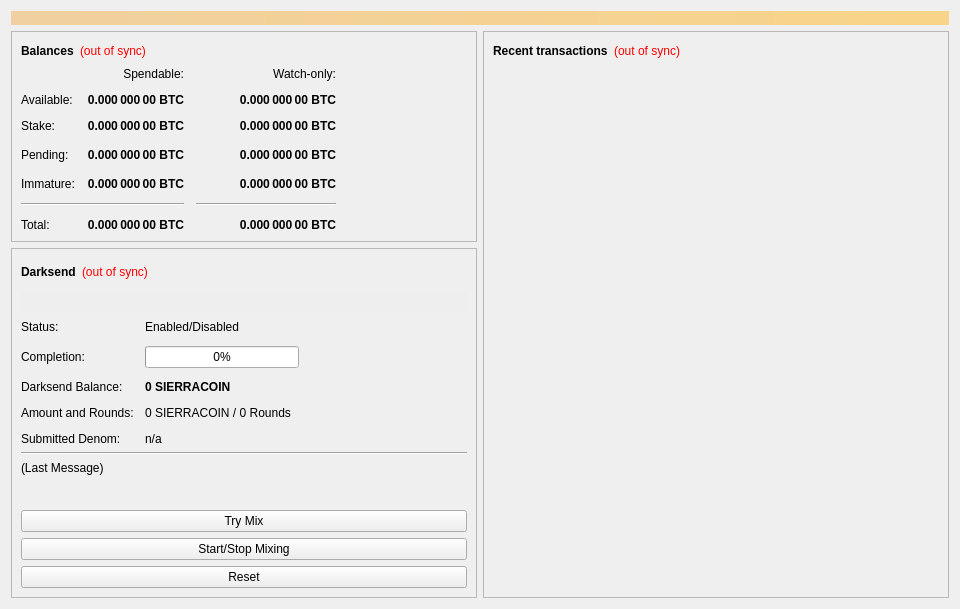
<?xml version="1.0" encoding="UTF-8"?>
<ui version="4.0">
 <class>OverviewPage</class>
 <widget class="QWidget" name="OverviewPage">
  <property name="geometry">
   <rect>
    <x>0</x>
    <y>0</y>
    <width>960</width>
    <height>594</height>
   </rect>
  </property>
  <property name="minimumSize">
   <size>
    <width>960</width>
    <height>0</height>
   </size>
  </property>
  <property name="windowTitle">
   <string>Form</string>
  </property>
  <layout class="QVBoxLayout" name="topLayout">
   <item>
    <widget class="QLabel" name="labelAlerts">
     <property name="visible">
      <bool>false</bool>
     </property>
     <property name="styleSheet">
      <string notr="true">background-color: qlineargradient(x1: 0, y1: 0, x2: 1, y2: 0, stop:0 #F0D0A0, stop:1 #F8D488); color:#000000;</string>
     </property>
     <property name="wordWrap">
      <bool>true</bool>
     </property>
     <property name="margin">
      <number>3</number>
     </property>
    </widget>
   </item>
   <item>
    <layout class="QHBoxLayout" name="horizontalLayout" stretch="1,1">
     <item>
      <layout class="QVBoxLayout" name="verticalLayout_2">
       <item>
        <widget class="QFrame" name="frame">
         <property name="frameShape">
          <enum>QFrame::StyledPanel</enum>
         </property>
         <property name="frameShadow">
          <enum>QFrame::Raised</enum>
         </property>
         <layout class="QVBoxLayout" name="verticalLayout_4">
          <item>
           <layout class="QHBoxLayout" name="horizontalLayout_4">
            <item>
             <widget class="QLabel" name="label_5">
              <property name="font">
               <font>
                <weight>75</weight>
                <bold>true</bold>
               </font>
              </property>
              <property name="text">
               <string>Balances</string>
              </property>
             </widget>
            </item>
            <item>
             <widget class="QLabel" name="labelWalletStatus">
              <property name="cursor">
               <cursorShape>WhatsThisCursor</cursorShape>
              </property>
              <property name="toolTip">
               <string>The displayed information may be out of date. Your wallet automatically synchronizes with the Pure network after a connection is established, but this process has not completed yet.</string>
              </property>
              <property name="styleSheet">
               <string notr="true">QLabel { color: red; }</string>
              </property>
              <property name="text">
               <string notr="true">(out of sync)</string>
              </property>
              <property name="alignment">
               <set>Qt::AlignLeading|Qt::AlignLeft|Qt::AlignVCenter</set>
              </property>
             </widget>
            </item>
            <item>
             <spacer name="horizontalSpacer_3">
              <property name="orientation">
               <enum>Qt::Horizontal</enum>
              </property>
              <property name="sizeHint" stdset="0">
               <size>
                <width>40</width>
                <height>20</height>
               </size>
              </property>
             </spacer>
            </item>
           </layout>
          </item>
          <item>
           <layout class="QGridLayout" name="gridLayout">
            <property name="spacing">
             <number>12</number>
            </property>
            <item row="3" column="2">
             <widget class="QLabel" name="labelWatchPending">
              <property name="font">
               <font>
                <weight>75</weight>
                <bold>true</bold>
               </font>
              </property>
              <property name="cursor">
               <cursorShape>IBeamCursor</cursorShape>
              </property>
              <property name="toolTip">
               <string>Unconfirmed transactions to watch-only addresses</string>
              </property>
              <property name="text">
               <string notr="true">0.000 000 00 BTC</string>
              </property>
              <property name="alignment">
               <set>Qt::AlignRight|Qt::AlignTrailing|Qt::AlignVCenter</set>
              </property>
              <property name="textInteractionFlags">
               <set>Qt::LinksAccessibleByMouse|Qt::TextSelectableByKeyboard|Qt::TextSelectableByMouse</set>
              </property>
             </widget>
            </item>
            <item row="3" column="1">
             <widget class="QLabel" name="labelUnconfirmed">
              <property name="font">
               <font>
                <weight>75</weight>
                <bold>true</bold>
               </font>
              </property>
              <property name="cursor">
               <cursorShape>IBeamCursor</cursorShape>
              </property>
              <property name="toolTip">
               <string>Total of transactions that have yet to be confirmed, and do not yet count toward the spendable balance</string>
              </property>
              <property name="text">
               <string notr="true">0.000 000 00 BTC</string>
              </property>
              <property name="alignment">
               <set>Qt::AlignRight|Qt::AlignTrailing|Qt::AlignVCenter</set>
              </property>
              <property name="textInteractionFlags">
               <set>Qt::LinksAccessibleByMouse|Qt::TextSelectableByKeyboard|Qt::TextSelectableByMouse</set>
              </property>
             </widget>
            </item>
            <item row="4" column="2">
             <widget class="QLabel" name="labelWatchImmature">
              <property name="font">
               <font>
                <weight>75</weight>
                <bold>true</bold>
               </font>
              </property>
              <property name="cursor">
               <cursorShape>IBeamCursor</cursorShape>
              </property>
              <property name="toolTip">
               <string>Mined balance in watch-only addresses that has not yet matured</string>
              </property>
              <property name="text">
               <string notr="true">0.000 000 00 BTC</string>
              </property>
              <property name="alignment">
               <set>Qt::AlignRight|Qt::AlignTrailing|Qt::AlignVCenter</set>
              </property>
              <property name="textInteractionFlags">
               <set>Qt::LinksAccessibleByMouse|Qt::TextSelectableByKeyboard|Qt::TextSelectableByMouse</set>
              </property>
             </widget>
            </item>
            <item row="5" column="0" colspan="2">
             <widget class="Line" name="lineSpendableBalance">
              <property name="orientation">
               <enum>Qt::Horizontal</enum>
              </property>
             </widget>
            </item>
            <item row="5" column="2">
             <widget class="Line" name="lineWatchBalance">
              <property name="sizePolicy">
               <sizepolicy hsizetype="Preferred" vsizetype="Fixed">
                <horstretch>0</horstretch>
                <verstretch>0</verstretch>
               </sizepolicy>
              </property>
              <property name="minimumSize">
               <size>
                <width>140</width>
                <height>0</height>
               </size>
              </property>
              <property name="orientation">
               <enum>Qt::Horizontal</enum>
              </property>
             </widget>
            </item>
            <item row="6" column="0">
             <widget class="QLabel" name="labelTotalText">
              <property name="text">
               <string>Total:</string>
              </property>
             </widget>
            </item>
            <item row="4" column="1">
             <widget class="QLabel" name="labelImmature">
              <property name="font">
               <font>
                <weight>75</weight>
                <bold>true</bold>
               </font>
              </property>
              <property name="cursor">
               <cursorShape>IBeamCursor</cursorShape>
              </property>
              <property name="toolTip">
               <string>Mined balance that has not yet matured</string>
              </property>
              <property name="text">
               <string notr="true">0.000 000 00 BTC</string>
              </property>
              <property name="alignment">
               <set>Qt::AlignRight|Qt::AlignTrailing|Qt::AlignVCenter</set>
              </property>
              <property name="textInteractionFlags">
               <set>Qt::LinksAccessibleByMouse|Qt::TextSelectableByKeyboard|Qt::TextSelectableByMouse</set>
              </property>
             </widget>
            </item>
            <item row="3" column="3">
             <spacer name="horizontalSpacer_2">
              <property name="orientation">
               <enum>Qt::Horizontal</enum>
              </property>
              <property name="sizeHint" stdset="0">
               <size>
                <width>40</width>
                <height>20</height>
               </size>
              </property>
             </spacer>
            </item>
            <item row="4" column="0">
             <widget class="QLabel" name="labelImmatureText">
              <property name="text">
               <string>Immature:</string>
              </property>
             </widget>
            </item>
            <item row="6" column="1">
             <widget class="QLabel" name="labelTotal">
              <property name="font">
               <font>
                <weight>75</weight>
                <bold>true</bold>
               </font>
              </property>
              <property name="cursor">
               <cursorShape>IBeamCursor</cursorShape>
              </property>
              <property name="toolTip">
               <string>Your current total balance</string>
              </property>
              <property name="text">
               <string notr="true">0.000 000 00 BTC</string>
              </property>
              <property name="alignment">
               <set>Qt::AlignRight|Qt::AlignTrailing|Qt::AlignVCenter</set>
              </property>
              <property name="textInteractionFlags">
               <set>Qt::LinksAccessibleByMouse|Qt::TextSelectableByKeyboard|Qt::TextSelectableByMouse</set>
              </property>
             </widget>
            </item>
            <item row="6" column="2">
             <widget class="QLabel" name="labelWatchTotal">
              <property name="font">
               <font>
                <weight>75</weight>
                <bold>true</bold>
               </font>
              </property>
              <property name="cursor">
               <cursorShape>IBeamCursor</cursorShape>
              </property>
              <property name="toolTip">
               <string>Current total balance in watch-only addresses</string>
              </property>
              <property name="text">
               <string notr="true">0.000 000 00 BTC</string>
              </property>
              <property name="alignment">
               <set>Qt::AlignRight|Qt::AlignTrailing|Qt::AlignVCenter</set>
              </property>
              <property name="textInteractionFlags">
               <set>Qt::LinksAccessibleByMouse|Qt::TextSelectableByKeyboard|Qt::TextSelectableByMouse</set>
              </property>
             </widget>
            </item>
            <item row="0" column="2">
             <widget class="QLabel" name="labelWatchonly">
              <property name="text">
               <string>Watch-only:</string>
              </property>
              <property name="alignment">
               <set>Qt::AlignRight|Qt::AlignTrailing|Qt::AlignVCenter</set>
              </property>
             </widget>
            </item>
            <item row="1" column="0">
             <widget class="QLabel" name="labelBalanceText">
              <property name="text">
               <string>Available:</string>
              </property>
             </widget>
            </item>
            <item row="1" column="1">
             <widget class="QLabel" name="labelBalance">
              <property name="font">
               <font>
                <weight>75</weight>
                <bold>true</bold>
               </font>
              </property>
              <property name="cursor">
               <cursorShape>IBeamCursor</cursorShape>
              </property>
              <property name="toolTip">
               <string>Your current spendable balance</string>
              </property>
              <property name="text">
               <string notr="true">0.000 000 00 BTC</string>
              </property>
              <property name="alignment">
               <set>Qt::AlignRight|Qt::AlignTrailing|Qt::AlignVCenter</set>
              </property>
              <property name="textInteractionFlags">
               <set>Qt::LinksAccessibleByMouse|Qt::TextSelectableByKeyboard|Qt::TextSelectableByMouse</set>
              </property>
             </widget>
            </item>
            <item row="2" column="0">
             <widget class="QLabel" name="label_10">
              <property name="text">
               <string>Stake:</string>
              </property>
             </widget>
            </item>
            <item row="2" column="1">
             <widget class="QLabel" name="labelStake">
              <property name="font">
               <font>
                <weight>75</weight>
                <bold>true</bold>
               </font>
              </property>
              <property name="cursor">
               <cursorShape>IBeamCursor</cursorShape>
              </property>
              <property name="toolTip">
               <string>Total of coins that was staked, and do not yet count toward the current balance</string>
              </property>
              <property name="text">
               <string notr="true">0.000 000 00 BTC</string>
              </property>
              <property name="alignment">
               <set>Qt::AlignRight|Qt::AlignTrailing|Qt::AlignVCenter</set>
              </property>
              <property name="textInteractionFlags">
               <set>Qt::LinksAccessibleByMouse|Qt::TextSelectableByKeyboard|Qt::TextSelectableByMouse</set>
              </property>
             </widget>
            </item>
            <item row="2" column="2">
             <widget class="QLabel" name="labelWatchStake">
              <property name="font">
               <font>
                <weight>75</weight>
                <bold>true</bold>
               </font>
              </property>
              <property name="cursor">
               <cursorShape>IBeamCursor</cursorShape>
              </property>
              <property name="toolTip">
               <string>Total of coins that was staked in watch-only addresses, and do not yet count toward the current watch-only balance</string>
              </property>
              <property name="text">
               <string notr="true">0.000 000 00 BTC</string>
              </property>
              <property name="alignment">
               <set>Qt::AlignRight|Qt::AlignTrailing|Qt::AlignVCenter</set>
              </property>
              <property name="textInteractionFlags">
               <set>Qt::LinksAccessibleByMouse|Qt::TextSelectableByKeyboard|Qt::TextSelectableByMouse</set>
              </property>
             </widget>
            </item>
            <item row="1" column="2">
             <widget class="QLabel" name="labelWatchAvailable">
              <property name="font">
               <font>
                <weight>75</weight>
                <bold>true</bold>
               </font>
              </property>
              <property name="cursor">
               <cursorShape>IBeamCursor</cursorShape>
              </property>
              <property name="toolTip">
               <string>Your current balance in watch-only addresses</string>
              </property>
              <property name="text">
               <string notr="true">0.000 000 00 BTC</string>
              </property>
              <property name="alignment">
               <set>Qt::AlignRight|Qt::AlignTrailing|Qt::AlignVCenter</set>
              </property>
              <property name="textInteractionFlags">
               <set>Qt::LinksAccessibleByMouse|Qt::TextSelectableByKeyboard|Qt::TextSelectableByMouse</set>
              </property>
             </widget>
            </item>
            <item row="3" column="0">
             <widget class="QLabel" name="labelPendingText">
              <property name="text">
               <string>Pending:</string>
              </property>
             </widget>
            </item>
            <item row="0" column="1">
             <widget class="QLabel" name="labelSpendable">
              <property name="text">
               <string>Spendable:</string>
              </property>
              <property name="alignment">
               <set>Qt::AlignRight|Qt::AlignTrailing|Qt::AlignVCenter</set>
              </property>
             </widget>
            </item>
           </layout>
          </item>
         </layout>
        </widget>
       </item>
       <item>
        <widget class="QFrame" name="frameDarksend">
         <property name="sizePolicy">
          <sizepolicy hsizetype="Expanding" vsizetype="Expanding">
           <horstretch>0</horstretch>
           <verstretch>0</verstretch>
          </sizepolicy>
         </property>
         <property name="minimumSize">
          <size>
           <width>0</width>
           <height>350</height>
          </size>
         </property>
         <property name="layoutDirection">
          <enum>Qt::LeftToRight</enum>
         </property>
         <property name="frameShape">
          <enum>QFrame::StyledPanel</enum>
         </property>
         <property name="frameShadow">
          <enum>QFrame::Raised</enum>
         </property>
         <layout class="QVBoxLayout" name="verticalLayout_5">
          <item>
           <layout class="QHBoxLayout" name="horizontalLayout_5">
            <item>
             <widget class="QLabel" name="label_2">
              <property name="font">
               <font>
                <weight>75</weight>
                <bold>true</bold>
               </font>
              </property>
              <property name="text">
               <string>Darksend</string>
              </property>
             </widget>
            </item>
            <item>
             <widget class="QLabel" name="labelDarksendSyncStatus">
              <property name="toolTip">
               <string>The displayed information may be out of date. Your wallet automatically synchronizes with the Pure network after a connection is established, but this process has not completed yet.</string>
              </property>
              <property name="styleSheet">
               <string notr="true">QLabel { color: red; }</string>
              </property>
              <property name="text">
               <string notr="true">(out of sync)</string>
              </property>
              <property name="alignment">
               <set>Qt::AlignLeading|Qt::AlignLeft|Qt::AlignVCenter</set>
              </property>
             </widget>
            </item>
            <item>
             <spacer name="horizontalSpacer_4">
              <property name="orientation">
               <enum>Qt::Horizontal</enum>
              </property>
              <property name="sizeHint" stdset="0">
               <size>
                <width>40</width>
                <height>20</height>
               </size>
              </property>
             </spacer>
            </item>
           </layout>
          </item>
          <item>
           <widget class="QPushButton" name="runAutoDenom">
            <property name="palette">
             <palette>
              <active>
               <colorrole role="WindowText">
                <brush brushstyle="SolidPattern">
                 <color alpha="255">
                  <red>0</red>
                  <green>0</green>
                  <blue>0</blue>
                 </color>
                </brush>
               </colorrole>
               <colorrole role="Button">
                <brush brushstyle="SolidPattern">
                 <color alpha="255">
                  <red>239</red>
                  <green>238</green>
                  <blue>238</blue>
                 </color>
                </brush>
               </colorrole>
               <colorrole role="Light">
                <brush brushstyle="SolidPattern">
                 <color alpha="255">
                  <red>255</red>
                  <green>255</green>
                  <blue>255</blue>
                 </color>
                </brush>
               </colorrole>
               <colorrole role="Midlight">
                <brush brushstyle="SolidPattern">
                 <color alpha="255">
                  <red>247</red>
                  <green>246</green>
                  <blue>246</blue>
                 </color>
                </brush>
               </colorrole>
               <colorrole role="Dark">
                <brush brushstyle="SolidPattern">
                 <color alpha="255">
                  <red>119</red>
                  <green>119</green>
                  <blue>119</blue>
                 </color>
                </brush>
               </colorrole>
               <colorrole role="Mid">
                <brush brushstyle="SolidPattern">
                 <color alpha="255">
                  <red>159</red>
                  <green>159</green>
                  <blue>159</blue>
                 </color>
                </brush>
               </colorrole>
               <colorrole role="Text">
                <brush brushstyle="SolidPattern">
                 <color alpha="255">
                  <red>0</red>
                  <green>0</green>
                  <blue>0</blue>
                 </color>
                </brush>
               </colorrole>
               <colorrole role="BrightText">
                <brush brushstyle="SolidPattern">
                 <color alpha="255">
                  <red>255</red>
                  <green>255</green>
                  <blue>255</blue>
                 </color>
                </brush>
               </colorrole>
               <colorrole role="ButtonText">
                <brush brushstyle="SolidPattern">
                 <color alpha="255">
                  <red>0</red>
                  <green>0</green>
                  <blue>0</blue>
                 </color>
                </brush>
               </colorrole>
               <colorrole role="Base">
                <brush brushstyle="SolidPattern">
                 <color alpha="255">
                  <red>255</red>
                  <green>255</green>
                  <blue>255</blue>
                 </color>
                </brush>
               </colorrole>
               <colorrole role="Window">
                <brush brushstyle="SolidPattern">
                 <color alpha="255">
                  <red>239</red>
                  <green>238</green>
                  <blue>238</blue>
                 </color>
                </brush>
               </colorrole>
               <colorrole role="Shadow">
                <brush brushstyle="SolidPattern">
                 <color alpha="255">
                  <red>0</red>
                  <green>0</green>
                  <blue>0</blue>
                 </color>
                </brush>
               </colorrole>
               <colorrole role="AlternateBase">
                <brush brushstyle="SolidPattern">
                 <color alpha="255">
                  <red>247</red>
                  <green>246</green>
                  <blue>246</blue>
                 </color>
                </brush>
               </colorrole>
               <colorrole role="ToolTipBase">
                <brush brushstyle="SolidPattern">
                 <color alpha="255">
                  <red>255</red>
                  <green>255</green>
                  <blue>220</blue>
                 </color>
                </brush>
               </colorrole>
               <colorrole role="ToolTipText">
                <brush brushstyle="SolidPattern">
                 <color alpha="255">
                  <red>0</red>
                  <green>0</green>
                  <blue>0</blue>
                 </color>
                </brush>
               </colorrole>
              </active>
              <inactive>
               <colorrole role="WindowText">
                <brush brushstyle="SolidPattern">
                 <color alpha="255">
                  <red>0</red>
                  <green>0</green>
                  <blue>0</blue>
                 </color>
                </brush>
               </colorrole>
               <colorrole role="Button">
                <brush brushstyle="SolidPattern">
                 <color alpha="255">
                  <red>239</red>
                  <green>238</green>
                  <blue>238</blue>
                 </color>
                </brush>
               </colorrole>
               <colorrole role="Light">
                <brush brushstyle="SolidPattern">
                 <color alpha="255">
                  <red>255</red>
                  <green>255</green>
                  <blue>255</blue>
                 </color>
                </brush>
               </colorrole>
               <colorrole role="Midlight">
                <brush brushstyle="SolidPattern">
                 <color alpha="255">
                  <red>247</red>
                  <green>246</green>
                  <blue>246</blue>
                 </color>
                </brush>
               </colorrole>
               <colorrole role="Dark">
                <brush brushstyle="SolidPattern">
                 <color alpha="255">
                  <red>119</red>
                  <green>119</green>
                  <blue>119</blue>
                 </color>
                </brush>
               </colorrole>
               <colorrole role="Mid">
                <brush brushstyle="SolidPattern">
                 <color alpha="255">
                  <red>159</red>
                  <green>159</green>
                  <blue>159</blue>
                 </color>
                </brush>
               </colorrole>
               <colorrole role="Text">
                <brush brushstyle="SolidPattern">
                 <color alpha="255">
                  <red>0</red>
                  <green>0</green>
                  <blue>0</blue>
                 </color>
                </brush>
               </colorrole>
               <colorrole role="BrightText">
                <brush brushstyle="SolidPattern">
                 <color alpha="255">
                  <red>255</red>
                  <green>255</green>
                  <blue>255</blue>
                 </color>
                </brush>
               </colorrole>
               <colorrole role="ButtonText">
                <brush brushstyle="SolidPattern">
                 <color alpha="255">
                  <red>0</red>
                  <green>0</green>
                  <blue>0</blue>
                 </color>
                </brush>
               </colorrole>
               <colorrole role="Base">
                <brush brushstyle="SolidPattern">
                 <color alpha="255">
                  <red>255</red>
                  <green>255</green>
                  <blue>255</blue>
                 </color>
                </brush>
               </colorrole>
               <colorrole role="Window">
                <brush brushstyle="SolidPattern">
                 <color alpha="255">
                  <red>239</red>
                  <green>238</green>
                  <blue>238</blue>
                 </color>
                </brush>
               </colorrole>
               <colorrole role="Shadow">
                <brush brushstyle="SolidPattern">
                 <color alpha="255">
                  <red>0</red>
                  <green>0</green>
                  <blue>0</blue>
                 </color>
                </brush>
               </colorrole>
               <colorrole role="AlternateBase">
                <brush brushstyle="SolidPattern">
                 <color alpha="255">
                  <red>247</red>
                  <green>246</green>
                  <blue>246</blue>
                 </color>
                </brush>
               </colorrole>
               <colorrole role="ToolTipBase">
                <brush brushstyle="SolidPattern">
                 <color alpha="255">
                  <red>255</red>
                  <green>255</green>
                  <blue>220</blue>
                 </color>
                </brush>
               </colorrole>
               <colorrole role="ToolTipText">
                <brush brushstyle="SolidPattern">
                 <color alpha="255">
                  <red>0</red>
                  <green>0</green>
                  <blue>0</blue>
                 </color>
                </brush>
               </colorrole>
              </inactive>
              <disabled>
               <colorrole role="WindowText">
                <brush brushstyle="SolidPattern">
                 <color alpha="255">
                  <red>119</red>
                  <green>119</green>
                  <blue>119</blue>
                 </color>
                </brush>
               </colorrole>
               <colorrole role="Button">
                <brush brushstyle="SolidPattern">
                 <color alpha="255">
                  <red>239</red>
                  <green>238</green>
                  <blue>238</blue>
                 </color>
                </brush>
               </colorrole>
               <colorrole role="Light">
                <brush brushstyle="SolidPattern">
                 <color alpha="255">
                  <red>255</red>
                  <green>255</green>
                  <blue>255</blue>
                 </color>
                </brush>
               </colorrole>
               <colorrole role="Midlight">
                <brush brushstyle="SolidPattern">
                 <color alpha="255">
                  <red>247</red>
                  <green>246</green>
                  <blue>246</blue>
                 </color>
                </brush>
               </colorrole>
               <colorrole role="Dark">
                <brush brushstyle="SolidPattern">
                 <color alpha="255">
                  <red>119</red>
                  <green>119</green>
                  <blue>119</blue>
                 </color>
                </brush>
               </colorrole>
               <colorrole role="Mid">
                <brush brushstyle="SolidPattern">
                 <color alpha="255">
                  <red>159</red>
                  <green>159</green>
                  <blue>159</blue>
                 </color>
                </brush>
               </colorrole>
               <colorrole role="Text">
                <brush brushstyle="SolidPattern">
                 <color alpha="255">
                  <red>119</red>
                  <green>119</green>
                  <blue>119</blue>
                 </color>
                </brush>
               </colorrole>
               <colorrole role="BrightText">
                <brush brushstyle="SolidPattern">
                 <color alpha="255">
                  <red>255</red>
                  <green>255</green>
                  <blue>255</blue>
                 </color>
                </brush>
               </colorrole>
               <colorrole role="ButtonText">
                <brush brushstyle="SolidPattern">
                 <color alpha="255">
                  <red>119</red>
                  <green>119</green>
                  <blue>119</blue>
                 </color>
                </brush>
               </colorrole>
               <colorrole role="Base">
                <brush brushstyle="SolidPattern">
                 <color alpha="255">
                  <red>239</red>
                  <green>238</green>
                  <blue>238</blue>
                 </color>
                </brush>
               </colorrole>
               <colorrole role="Window">
                <brush brushstyle="SolidPattern">
                 <color alpha="255">
                  <red>239</red>
                  <green>238</green>
                  <blue>238</blue>
                 </color>
                </brush>
               </colorrole>
               <colorrole role="Shadow">
                <brush brushstyle="SolidPattern">
                 <color alpha="255">
                  <red>0</red>
                  <green>0</green>
                  <blue>0</blue>
                 </color>
                </brush>
               </colorrole>
               <colorrole role="AlternateBase">
                <brush brushstyle="SolidPattern">
                 <color alpha="255">
                  <red>239</red>
                  <green>238</green>
                  <blue>238</blue>
                 </color>
                </brush>
               </colorrole>
               <colorrole role="ToolTipBase">
                <brush brushstyle="SolidPattern">
                 <color alpha="255">
                  <red>255</red>
                  <green>255</green>
                  <blue>220</blue>
                 </color>
                </brush>
               </colorrole>
               <colorrole role="ToolTipText">
                <brush brushstyle="SolidPattern">
                 <color alpha="255">
                  <red>0</red>
                  <green>0</green>
                  <blue>0</blue>
                 </color>
                </brush>
               </colorrole>
              </disabled>
             </palette>
            </property>
            <property name="focusPolicy">
             <enum>Qt::NoFocus</enum>
            </property>
            <property name="autoFillBackground">
             <bool>true</bool>
            </property>
            <property name="text">
             <string/>
            </property>
            <property name="flat">
             <bool>true</bool>
            </property>
           </widget>
          </item>
          <item>
           <layout class="QFormLayout" name="formLayout">
            <property name="fieldGrowthPolicy">
             <enum>QFormLayout::AllNonFixedFieldsGrow</enum>
            </property>
            <property name="horizontalSpacing">
             <number>11</number>
            </property>
            <property name="verticalSpacing">
             <number>12</number>
            </property>
            <item row="0" column="0">
             <widget class="QLabel" name="label_6">
              <property name="text">
               <string>Status:</string>
              </property>
             </widget>
            </item>
            <item row="1" column="0">
             <widget class="QLabel" name="label_7">
              <property name="text">
               <string>Completion:</string>
              </property>
             </widget>
            </item>
            <item row="1" column="1">
             <widget class="QProgressBar" name="darksendProgress">
              <property name="maximumSize">
               <size>
                <width>154</width>
                <height>16777215</height>
               </size>
              </property>
              <property name="value">
               <number>0</number>
              </property>
             </widget>
            </item>
            <item row="3" column="0">
             <widget class="QLabel" name="labelAnonymizedText">
              <property name="text">
               <string>Darksend Balance:</string>
              </property>
             </widget>
            </item>
            <item row="3" column="1">
             <widget class="QLabel" name="labelAnonymized">
              <property name="font">
               <font>
                <weight>75</weight>
                <bold>true</bold>
               </font>
              </property>
              <property name="text">
               <string notr="true">0 SIERRACOIN</string>
              </property>
             </widget>
            </item>
            <item row="4" column="0">
             <widget class="QLabel" name="label_8">
              <property name="text">
               <string>Amount and Rounds:</string>
              </property>
             </widget>
            </item>
            <item row="4" column="1">
             <widget class="QLabel" name="labelAmountRounds">
              <property name="text">
               <string>0 SIERRACOIN / 0 Rounds</string>
              </property>
             </widget>
            </item>
            <item row="5" column="0">
             <widget class="QLabel" name="label_9">
              <property name="text">
               <string>Submitted Denom:</string>
              </property>
             </widget>
            </item>
            <item row="5" column="1">
             <widget class="QLabel" name="labelSubmittedDenom">
              <property name="toolTip">
               <string>The denominations you submitted to the Masternode.&lt;br&gt;To mix, other users must submit the exact same denominations.</string>
              </property>
              <property name="text">
               <string>n/a</string>
              </property>
             </widget>
            </item>
            <item row="0" column="1">
             <widget class="QLabel" name="darksendEnabled">
              <property name="text">
               <string>Enabled/Disabled</string>
              </property>
             </widget>
            </item>
           </layout>
          </item>
          <item>
           <widget class="Line" name="lineLastMessage">
            <property name="orientation">
             <enum>Qt::Horizontal</enum>
            </property>
           </widget>
          </item>
          <item>
           <widget class="QLabel" name="darksendStatus">
            <property name="minimumSize">
             <size>
              <width>288</width>
              <height>43</height>
             </size>
            </property>
            <property name="text">
             <string>(Last Message)</string>
            </property>
            <property name="alignment">
             <set>Qt::AlignLeading|Qt::AlignLeft|Qt::AlignTop</set>
            </property>
            <property name="wordWrap">
             <bool>true</bool>
            </property>
           </widget>
          </item>
          <item>
           <widget class="QPushButton" name="darksendAuto">
            <property name="sizePolicy">
             <sizepolicy hsizetype="MinimumExpanding" vsizetype="Fixed">
              <horstretch>0</horstretch>
              <verstretch>0</verstretch>
             </sizepolicy>
            </property>
            <property name="toolTip">
             <string>Try to manually submit a Darksend request.</string>
            </property>
            <property name="text">
             <string>Try Mix</string>
            </property>
           </widget>
          </item>
          <item>
           <widget class="QPushButton" name="toggleDarksend">
            <property name="sizePolicy">
             <sizepolicy hsizetype="MinimumExpanding" vsizetype="Fixed">
              <horstretch>0</horstretch>
              <verstretch>0</verstretch>
             </sizepolicy>
            </property>
            <property name="text">
             <string>Start/Stop Mixing</string>
            </property>
           </widget>
          </item>
          <item>
           <widget class="QPushButton" name="darksendReset">
            <property name="sizePolicy">
             <sizepolicy hsizetype="MinimumExpanding" vsizetype="Fixed">
              <horstretch>0</horstretch>
              <verstretch>0</verstretch>
             </sizepolicy>
            </property>
            <property name="toolTip">
             <string>Reset the current status of Darksend (can interrupt Darksend if it's in the process of Mixing, which can cost you money!)</string>
            </property>
            <property name="autoFillBackground">
             <bool>false</bool>
            </property>
            <property name="text">
             <string>Reset</string>
            </property>
           </widget>
          </item>
         </layout>
        </widget>
       </item>
       <item>
        <spacer name="verticalSpacer">
         <property name="orientation">
          <enum>Qt::Vertical</enum>
         </property>
         <property name="sizeHint" stdset="0">
          <size>
           <width>20</width>
           <height>40</height>
          </size>
         </property>
        </spacer>
       </item>
      </layout>
     </item>
     <item>
      <layout class="QVBoxLayout" name="verticalLayout_3">
       <item>
        <widget class="QFrame" name="frame_2">
         <property name="frameShape">
          <enum>QFrame::StyledPanel</enum>
         </property>
         <property name="frameShadow">
          <enum>QFrame::Raised</enum>
         </property>
         <layout class="QVBoxLayout" name="verticalLayout">
          <item>
           <layout class="QHBoxLayout" name="horizontalLayout_2">
            <item>
             <widget class="QLabel" name="label_4">
              <property name="font">
               <font>
                <weight>75</weight>
                <bold>true</bold>
               </font>
              </property>
              <property name="text">
               <string>Recent transactions</string>
              </property>
             </widget>
            </item>
            <item>
             <widget class="QLabel" name="labelTransactionsStatus">
              <property name="cursor">
               <cursorShape>WhatsThisCursor</cursorShape>
              </property>
              <property name="toolTip">
               <string>The displayed information may be out of date. Your wallet automatically synchronizes with the Pure network after a connection is established, but this process has not completed yet.</string>
              </property>
              <property name="styleSheet">
               <string notr="true">QLabel { color: red; }</string>
              </property>
              <property name="text">
               <string notr="true">(out of sync)</string>
              </property>
              <property name="alignment">
               <set>Qt::AlignRight|Qt::AlignTrailing|Qt::AlignVCenter</set>
              </property>
             </widget>
            </item>
            <item>
             <spacer name="horizontalSpacer">
              <property name="orientation">
               <enum>Qt::Horizontal</enum>
              </property>
              <property name="sizeHint" stdset="0">
               <size>
                <width>40</width>
                <height>20</height>
               </size>
              </property>
             </spacer>
            </item>
           </layout>
          </item>
          <item>
           <widget class="QListView" name="listTransactions">
            <property name="styleSheet">
             <string notr="true">QListView { background: transparent; }</string>
            </property>
            <property name="frameShape">
             <enum>QFrame::NoFrame</enum>
            </property>
            <property name="verticalScrollBarPolicy">
             <enum>Qt::ScrollBarAlwaysOff</enum>
            </property>
            <property name="horizontalScrollBarPolicy">
             <enum>Qt::ScrollBarAlwaysOff</enum>
            </property>
            <property name="selectionMode">
             <enum>QAbstractItemView::NoSelection</enum>
            </property>
           </widget>
          </item>
         </layout>
        </widget>
       </item>
      </layout>
     </item>
    </layout>
   </item>
  </layout>
 </widget>
 <resources/>
 <connections/>
</ui>
